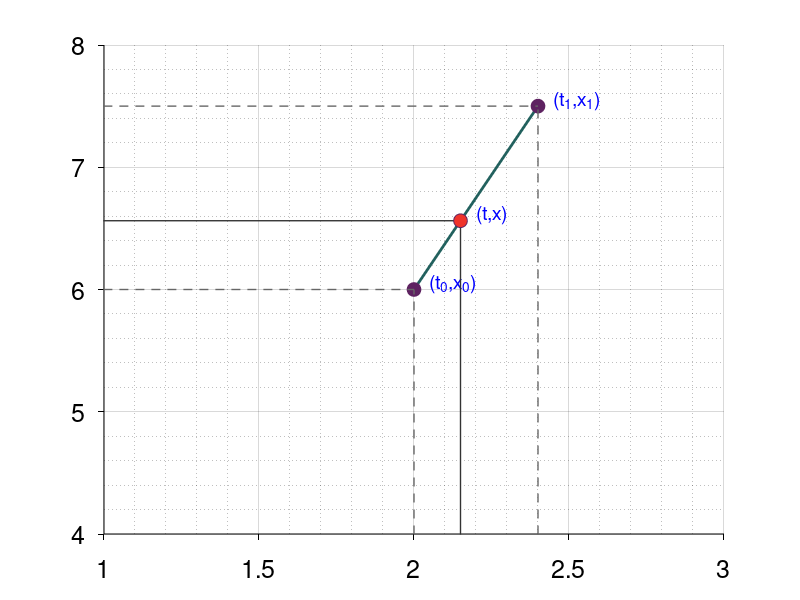

Source code (MATLAB): (Note: this script raises an error after producing the figure.)
% (C) Rahul Bhadani
%% Plotting a line
t_0 = 2.0;
t_1 = 2.4;
x_0 = 6.0;
x_1 = 7.5;
f = figure;
hold on;
plot([t_0, t_1], [x_0, x_1], 'LineWidth', 2, 'Color','#22615E', 'LineStyle','-');

% Plot the points
plot(t_0, x_0, 'MarkerSize', 10, 'Marker','o', ...
    'MarkerEdgeColor','#5E2261','MarkerFaceColor','#5E2261');
plot(t_1, x_1, 'MarkerSize', 10, 'Marker','o', ...
    'MarkerEdgeColor','#5E2261','MarkerFaceColor','#5E2261');

% Add grid lines (dashed)
plot([t_0, t_0], [0, x_0], 'LineStyle','--', 'LineWidth', 1,'Color','#666666');
plot([t_1, t_1], [0, x_1], 'LineStyle','--', 'LineWidth', 1,'Color','#666666');
plot([0, t_0], [x_0, x_0], 'LineStyle','--', 'LineWidth', 1,'Color','#666666');
plot([0, t_1], [x_1, x_1], 'LineStyle','--', 'LineWidth', 1,'Color','#666666');

% Add text annotation for the points
text(t_1+0.05, x_1+0.05, '(t_1,x_1)', 'FontSize', 14, 'Color', 'b');
text(t_0+0.05, x_0+0.05, '(t_0,x_0)', 'FontSize', 14, 'Color', 'b');

% Show Point on the line joining (t_0, x_0) and (t_1, x_1)
% Compute slope and intercept, 
% line equation is x = mt +c
% where m = (x_1 - x_0)/(t_1 - t_0)
% c = x_0 - m * t_0
m = (x_1 - x_0)/(t_1 - t_0);
c = x_0 - m * t_0;

t_new = 2.15;
x_new = m.*t_new  + c;
text(t_new+0.05, x_new+0.05, '(t,x)', 'FontSize', 14, 'Color', 'b');

plot([t_new, t_new], [0, x_new], 'LineStyle','-', 'LineWidth', 1,'Color','#333333');
plot([0, t_new], [x_new, x_new], 'LineStyle','-', 'LineWidth', 1,'Color','#333333');
plot(t_new, x_new, 'MarkerSize', 10, 'Marker','o', ...
    'MarkerEdgeColor','#5E2261','MarkerFaceColor','#EF332A');

grid on;
grid minor;
set(gca, 'XColor', [0, 0, 0], 'YColor', [0, 0, 0], 'TickDir', 'out');
xaxis = get(gca, 'XAxis');
xaxis.TickLabelInterpreter = 'latex';
yaxis = get(gca, 'YAxis');
yaxis.TickLabelInterpreter = 'latex';
set(gca, 'FontSize', 18);
xlim([1, 3]);
ylim([4, 8]);

exportgraphics(f, 'figures/Ch02_line_equation.pdf', 'BackgroundColor', 'none');

%% Linear Interpolation in MATLAB
csv_file = '../Data/vel.csv';
data = readtable(csv_file);
time = data.Time;
speed = data.Message;

% Declare an anonymous function as a line equation
line_eq = @(t0, x0, t1, x1, t) x0 + (x1 - x0) * (t - t0) / (t1 - t0);

timediff = diff(time);
mean_sampling_time = mean(timediff);
t_new = 0:mean_sampling_time:time(end);

% Create empty slots for newly sampled-data
speed_uniform = zeros(size(t_new));

% Interpolate speed values for uniformly time samples
for i = 1:length(t_new)
    t_target = t_new(i);

    % Handle edge cases
    if t_target <= time(1)
        % Before first data point - use first value
        speed_uniform(i) = speed(1);
    elseif t_target >= time(end)
        % After last data point - use last value
        speed_uniform(i) = speed(end);
    else
        % Find the two closest points that near t_target
        idx = find(time <= t_target, 1, 'last');  % Last point <= t_target
        if idx < length(time)
            % Interpolate between time(idx) and time(idx+1)
            t0 = time(idx);
            x0 = speed(idx);
            t1 = time(idx + 1);
            x1 = speed(idx + 1);
            % Use anonymous function for interpolation
            speed_uniform(i) = line_eq(t0, x0, t1, x1, t_target);
        else
            % At the last point
            speed_uniform(i) = speed(end);
        end
    end

end

% Plotting

f= figure;
f.Position = [ 810         819        1320         419];
hold on;
plot(time, speed, 'LineWidth',1, ...
    'Marker','o', 'Color','#426642', ...
    'DisplayName','Original Non-Uniformly Sampled Speed');
plot(t_new, speed_uniform, 'LineWidth',1, ...
    'Marker','o', 'Color','#BB1111', ...
    'DisplayName','Uniformly Sampled Speed');
hold on;
grid on;
grid minor;
set(gca, 'XColor', [0, 0, 0], 'YColor', [0, 0, 0], 'TickDir', 'out');
xaxis = get(gca, 'XAxis');
xaxis.TickLabelInterpreter = 'latex';
yaxis = get(gca, 'YAxis');
yaxis.TickLabelInterpreter = 'latex';
title('speed', 'Interpreter','latex');
set(gca, 'FontSize', 18);
legend('Interpreter','latex');
xlim([-2, 1000])
ylim([-2, 100])
xlabel('Time (s), $t$','Interpreter', 'latex');
ylabel('Speed miles/hour','Interpreter', 'latex');

% Create zoom inset
ax2 = axes('Position', [0.57, 0.24, 0.3, 0.4]);
plot(time, speed, 'LineWidth', 2, 'Marker', 'o', 'Color', '#426642');
hold on;
plot(t_new, speed_uniform, 'LineWidth', 2, 'Marker', 'o', 'Color', '#BB1111');
xlim([125.35, 125.55]);
ylim([min(speed_uniform((t_new > 125.35) & (t_new < 125.55))),...
    max(speed_uniform((t_new > 125.35) & (t_new < 125.55)))]);
grid on;
grid minor;
title('Zoomed In')
xaxis = get(gca, 'XAxis');
xaxis.TickLabelInterpreter = 'latex';
yaxis = get(gca, 'YAxis');
yaxis.TickLabelInterpreter = 'latex';

exportgraphics(f, 'figures/Ch02_Linear_Interpolation_Resampling.pdf', 'BackgroundColor', 'none');
